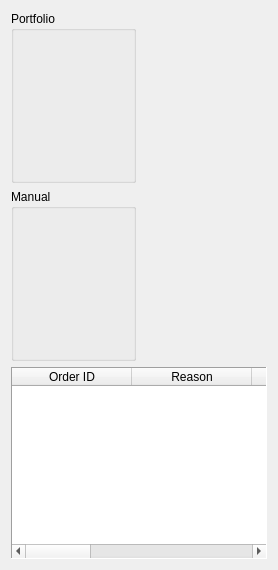
      <widget class="QWidget" name="simulationTab">
       <attribute name="title">
        <string>Simulation</string>
       </attribute>
       <layout class="QGridLayout" name="gridLayout_3">
        <item row="0" column="0">
         <widget class="QGroupBox" name="groupBox">
          <property name="sizePolicy">
           <sizepolicy hsizetype="Preferred" vsizetype="Preferred">
            <horstretch>0</horstretch>
            <verstretch>0</verstretch>
           </sizepolicy>
          </property>
          <property name="title">
           <string>Portfolio</string>
          </property>
         </widget>
        </item>
        <item row="0" column="1" rowspan="2">
         <widget class="PlotWidget" name="simulationGraph" native="true">
          <property name="sizePolicy">
           <sizepolicy hsizetype="Minimum" vsizetype="Preferred">
            <horstretch>0</horstretch>
            <verstretch>0</verstretch>
           </sizepolicy>
          </property>
          <property name="minimumSize">
           <size>
            <width>0</width>
            <height>350</height>
           </size>
          </property>
         </widget>
        </item>
        <item row="1" column="0">
         <widget class="QGroupBox" name="groupBox_2">
          <property name="sizePolicy">
           <sizepolicy hsizetype="Preferred" vsizetype="Preferred">
            <horstretch>0</horstretch>
            <verstretch>0</verstretch>
           </sizepolicy>
          </property>
          <property name="title">
           <string>Manual</string>
          </property>
         </widget>
        </item>
        <item row="2" column="0" colspan="2">
         <widget class="QTableWidget" name="simulationTable">
          <property name="sizePolicy">
           <sizepolicy hsizetype="Preferred" vsizetype="Preferred">
            <horstretch>0</horstretch>
            <verstretch>0</verstretch>
           </sizepolicy>
          </property>
          <property name="frameShape">
           <enum>QFrame::Panel</enum>
          </property>
          <property name="frameShadow">
           <enum>QFrame::Sunken</enum>
          </property>
          <property name="showGrid">
           <bool>true</bool>
          </property>
          <property name="gridStyle">
           <enum>Qt::SolidLine</enum>
          </property>
          <property name="sortingEnabled">
           <bool>true</bool>
          </property>
          <property name="wordWrap">
           <bool>true</bool>
          </property>
          <attribute name="horizontalHeaderCascadingSectionResizes">
           <bool>true</bool>
          </attribute>
          <attribute name="horizontalHeaderDefaultSectionSize">
           <number>120</number>
          </attribute>
          <attribute name="horizontalHeaderStretchLastSection">
           <bool>true</bool>
          </attribute>
          <attribute name="verticalHeaderVisible">
           <bool>false</bool>
          </attribute>
          <attribute name="verticalHeaderCascadingSectionResizes">
           <bool>false</bool>
          </attribute>
          <attribute name="verticalHeaderDefaultSectionSize">
           <number>30</number>
          </attribute>
          <attribute name="verticalHeaderStretchLastSection">
           <bool>false</bool>
          </attribute>
          <column>
           <property name="text">
            <string>Order ID</string>
           </property>
          </column>
          <column>
           <property name="text">
            <string>Reason</string>
           </property>
          </column>
          <column>
           <property name="text">
            <string>Action</string>
           </property>
          </column>
          <column>
           <property name="text">
            <string>Method</string>
           </property>
          </column>
          <column>
           <property name="text">
            <string>Price</string>
           </property>
          </column>
          <column>
           <property name="text">
            <string>Percentage</string>
           </property>
          </column>
          <column>
           <property name="text">
            <string>Date</string>
           </property>
          </column>
         </widget>
        </item>
       </layout>
      </widget>
